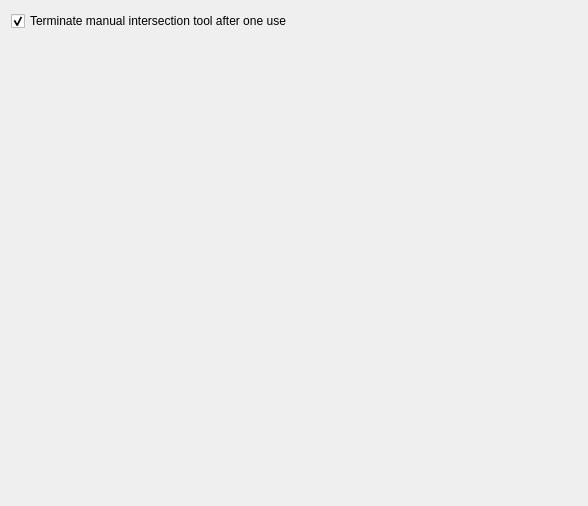
<?xml version="1.0" encoding="UTF-8"?>
<ui version="4.0">
 <class>SnapIntersectionManual</class>
 <widget class="QWidget" name="SnapIntersectionManual">
  <property name="geometry">
   <rect>
    <x>0</x>
    <y>0</y>
    <width>588</width>
    <height>506</height>
   </rect>
  </property>
  <layout class="QVBoxLayout" name="verticalLayout_2">
   <item>
    <widget class="QCheckBox" name="AutoTerminate">
     <property name="text">
      <string>Terminate manual intersection tool after one use</string>
     </property>
     <property name="checked">
      <bool>true</bool>
     </property>
    </widget>
   </item>
   <item>
    <spacer name="verticalSpacer">
     <property name="orientation">
      <enum>Qt::Vertical</enum>
     </property>
     <property name="sizeHint" stdset="0">
      <size>
       <width>20</width>
       <height>246</height>
      </size>
     </property>
    </spacer>
   </item>
  </layout>
 </widget>
 <resources/>
 <connections/>
</ui>
